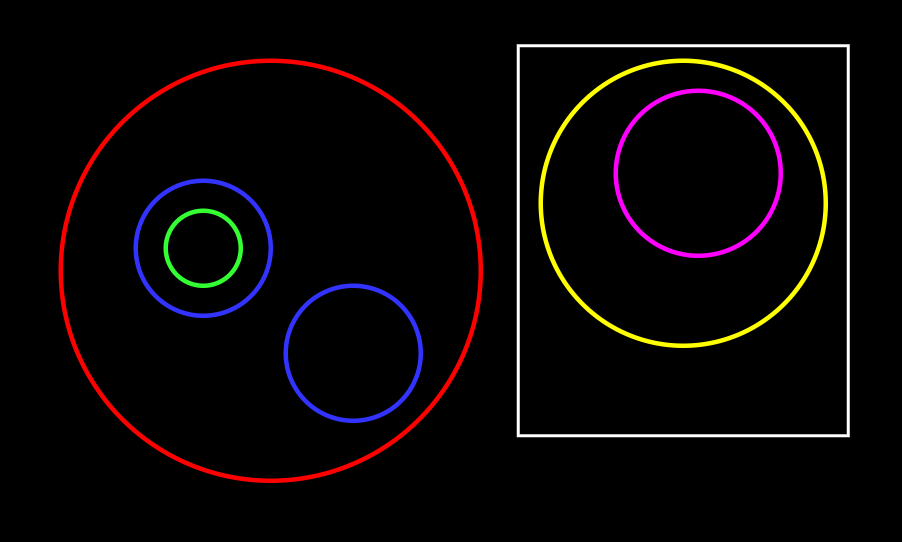
#> input picture src/hierarchy.png, 1803 x 1083 px (shown at 1/2 size)
$ jupyter execute atividade10.ipynb
#> lines starting #> are read from the running program, lines starting #| are printed output that depends on the picture; after the words box and inside, x2 and y2 are one past the last pixel; in counts of white or black regions, pixels touching at a corner belong together
[cell 1]
import cv2 as cv
import numpy as np
from matplotlib import pyplot as plt

[cell 2]
img = cv.imread("../src/hierarchy.png")
#> img is the input picture: shape (1083, 1803, 3); mean B, G, R 5.6, 5.3, 9.2
img = cv.cvtColor(img, cv.COLOR_BGR2RGB)
img = cv.resize(img, (0, 0), fx=0.5, fy=0.5)
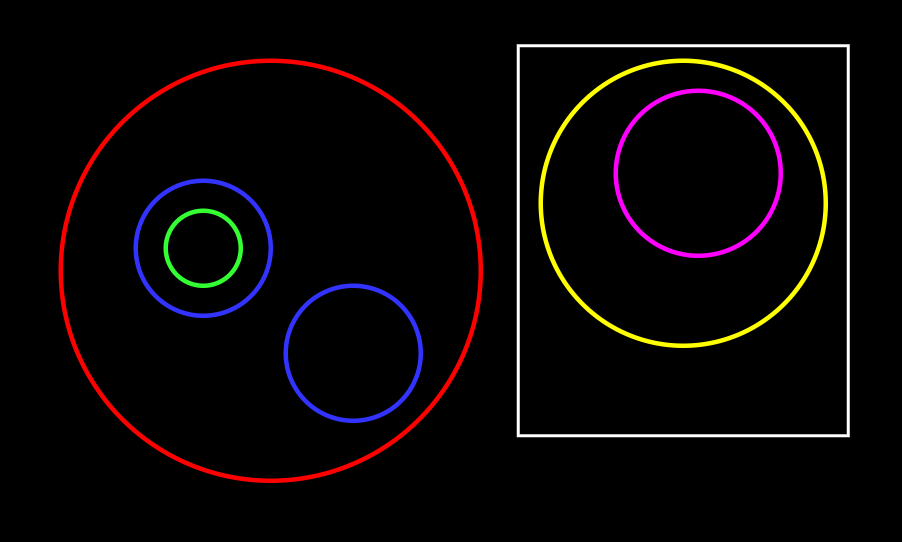
#> img: shape (542, 902, 3); mean R, G, B 9.2, 5.3, 5.6

plt.imshow(img)
plt.title('Imagem Original')
plt.axis('off')
plt.show()

[cell 3]
# Função para criar uma janela de trackbars
def empty(a):
    pass

# +==+==+==+==+==+ Color Detection +==+==+==+==+==+ //
hMin = 0
sMin = 0
vMin = 0
hMax = 179
sMax = 255
vMax = 255

# Converte a imagem para o espaço de cor HSV
imgHSV = cv.cvtColor(img, cv.COLOR_RGB2HSV)
#> imgHSV: shape (542, 902, 3); mean H, S, V 2.5, 10.6, 11.2

# Cria a janela com trackbars
cv.namedWindow("Trackbars", cv.WINDOW_NORMAL)
cv.createTrackbar("Hue Min", "Trackbars", hMin, 179, empty)
cv.createTrackbar("Hue Max", "Trackbars", hMax, 179, empty)
cv.createTrackbar("Sat Min", "Trackbars", sMin, 255, empty)
cv.createTrackbar("Sat Max", "Trackbars", sMax, 255, empty)
cv.createTrackbar("Val Min", "Trackbars", vMin, 255, empty)
cv.createTrackbar("Val Max", "Trackbars", vMax, 255, empty)

while True:
    # Atualiza os valores dos trackbars
    hMin = cv.getTrackbarPos("Hue Min", "Trackbars")
    hMax = cv.getTrackbarPos("Hue Max", "Trackbars")
    sMin = cv.getTrackbarPos("Sat Min", "Trackbars")
    sMax = cv.getTrackbarPos("Sat Max", "Trackbars")
    vMin = cv.getTrackbarPos("Val Min", "Trackbars")
    vMax = cv.getTrackbarPos("Val Max", "Trackbars")

    # Define os limites inferior e superior da máscara
    lower = np.array([hMin, sMin, vMin])
    upper = np.array([hMax, sMax, vMax])

    # Cria a máscara que destaca as cores dentro do intervalo definido
    mask = cv.inRange(imgHSV, lower, upper)
#> mask: shape (542, 902); every value is 255

    # Mostra as imagens: original, HSV e a máscara
    cv.imshow("Image", img)
    cv.imshow("Image HSV", imgHSV)
    cv.imshow("Image Mask", mask)

    # Saída do loop com tecla 'q'
    if cv.waitKey(1) & 0xFF == ord('q'):
#> (key q is pressed here)
        break

# Fecha as janelas
cv.destroyAllWindows()

[cell 4]
lower = np.array([0, 0, 255])
upper = np.array([179, 255, 255])
mask = cv.inRange(imgHSV, lower, upper)
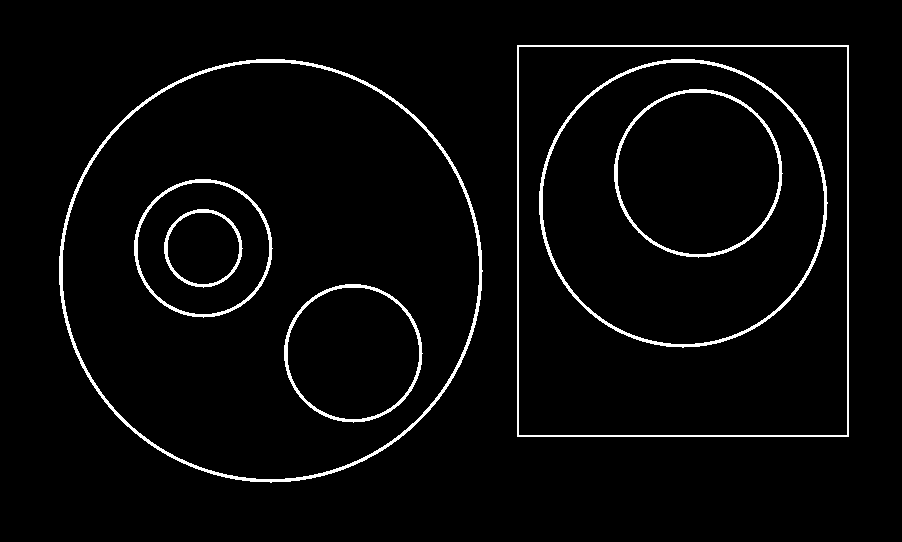
#> mask: shape (542, 902); 3.2% white; 7 white regions


plt.imshow(mask, cmap='gray')
plt.title('Image Mask')
plt.axis('off')
plt.show()

[cell 5]
img_2 = mask.copy()
img_preta = np.zeros_like(img_2)
contours, hierarchy = cv.findContours(img_2 ,cv.RETR_LIST, cv.CHAIN_APPROX_SIMPLE)
#> contours = 14 contours; largest, box (x1, y1, x2, y2) and area: (59, 59, 483, 483) 140172, (62, 62, 480, 480) 136908, (517, 45, 849, 437) 129421, (518, 46, 848, 436) 127979, (539, 59, 828, 348) 64902
img_contours = cv.drawContours(img_preta, contours, -1, (255, 0, 0), 2)
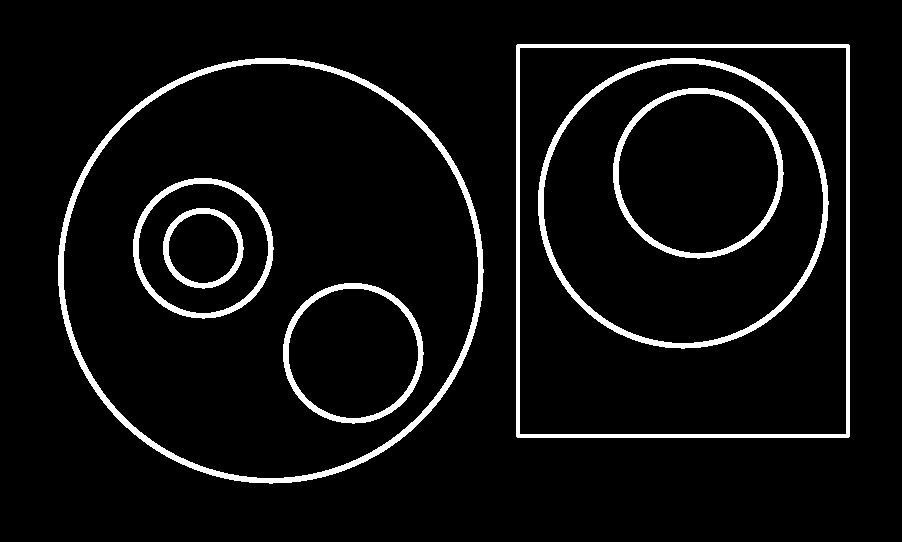
#> img_contours: shape (542, 902); 5.8% white; 7 white regions

plt.imshow(img_contours, cmap='gray')
plt.title('RETR_LIST')
plt.axis('off')
plt.show()
print(hierarchy)
#| [[[ 1 -1 -1 -1]
#|   [ 2  0 -1 -1]
#|   [ 3  1 -1 -1]
#|   [ 4  2 -1 -1]
#|   [ 5  3 -1 -1]
#|   [ 6  4 -1 -1]
#|   [ 7  5 -1 -1]
#|   [ 8  6 -1 -1]
#|   [ 9  7 -1 -1]
#|   [10  8 -1 -1]
#|   [11  9 -1 -1]
#|   [12 10 -1 -1]
#> (further printed lines are left out)

[cell 6]
img_2 = mask.copy()
img_preta = np.zeros_like(img_2)
contours, hierarchy = cv.findContours(img_2 ,cv.RETR_EXTERNAL, cv.CHAIN_APPROX_SIMPLE)
#> contours = 2 contours; box (x1, y1, x2, y2) and area: (59, 59, 483, 483) 140172, (517, 45, 849, 437) 129421
img_contours = cv.drawContours(img_preta, contours, -1, (255, 0, 0), 2)
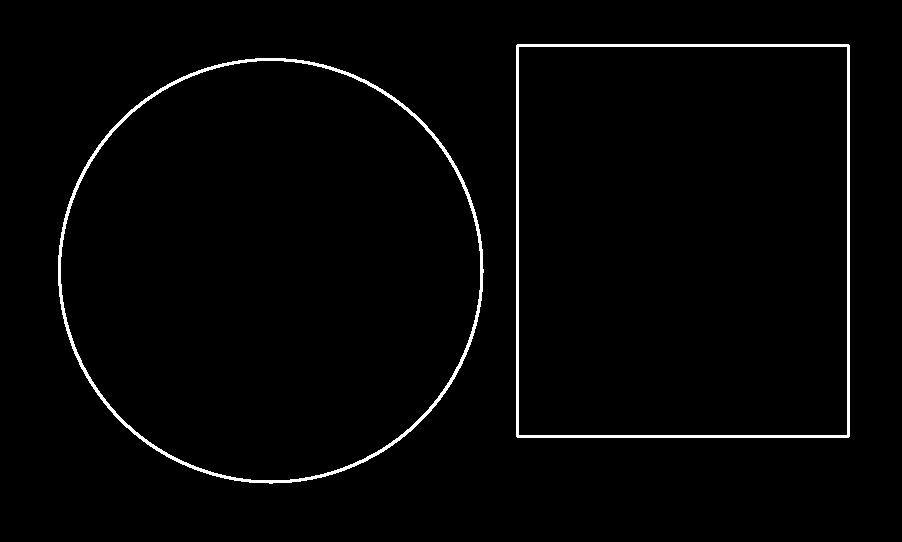
#> img_contours: shape (542, 902); 1.8% white; 2 white regions

plt.imshow(img_contours, cmap='gray')
plt.title('RETR_EXTERNAL')
plt.axis('off')
plt.show()
print(hierarchy)
#| [[[ 1 -1 -1 -1]
#|   [-1  0 -1 -1]]]

[cell 7]
img_2 = mask.copy()
img_preta = np.zeros_like(img_2)
contours, hierarchy = cv.findContours(img_2 ,cv.RETR_CCOMP, cv.CHAIN_APPROX_SIMPLE)
#> contours = 14 contours; largest, box (x1, y1, x2, y2) and area: (59, 59, 483, 483) 140172, (62, 62, 480, 480) 136908, (517, 45, 849, 437) 129421, (518, 46, 848, 436) 127979, (539, 59, 828, 348) 64902
img_contours = cv.drawContours(img_preta, contours, -1, (255, 0, 0), 2)

plt.imshow(img_contours, cmap='gray')
plt.title('RETR_CCOMP')
plt.axis('off')
plt.show()
print(hierarchy)
#| [[[ 2 -1  1 -1]
#|   [-1 -1 -1  0]
#|   [ 4  0  3 -1]
#|   [-1 -1 -1  2]
#|   [ 6  2  5 -1]
#|   [-1 -1 -1  4]
#|   [ 8  4  7 -1]
#|   [-1 -1 -1  6]
#|   [10  6  9 -1]
#|   [-1 -1 -1  8]
#|   [12  8 11 -1]
#|   [-1 -1 -1 10]
#> (further printed lines are left out)

[cell 8]
img_2 = mask.copy()
img_preta = np.zeros_like(img_2)
contours, hierarchy = cv.findContours(img_2 ,cv.RETR_TREE, cv.CHAIN_APPROX_SIMPLE)
img_contours = cv.drawContours(img_preta, contours, -1, (255, 0, 0), 2)

plt.imshow(img_contours, cmap='gray')
plt.title('RETR_TREE')
plt.axis('off')
plt.show()
print(hierarchy)
#| [[[ 8 -1  1 -1]
#|   [-1 -1  2  0]
#|   [ 4 -1  3  1]
#|   [-1 -1 -1  2]
#|   [-1  2  5  1]
#|   [-1 -1  6  4]
#|   [-1 -1  7  5]
#|   [-1 -1 -1  6]
#|   [-1  0  9 -1]
#|   [-1 -1 10  8]
#|   [-1 -1 11  9]
#|   [-1 -1 12 10]
#> (further printed lines are left out)
